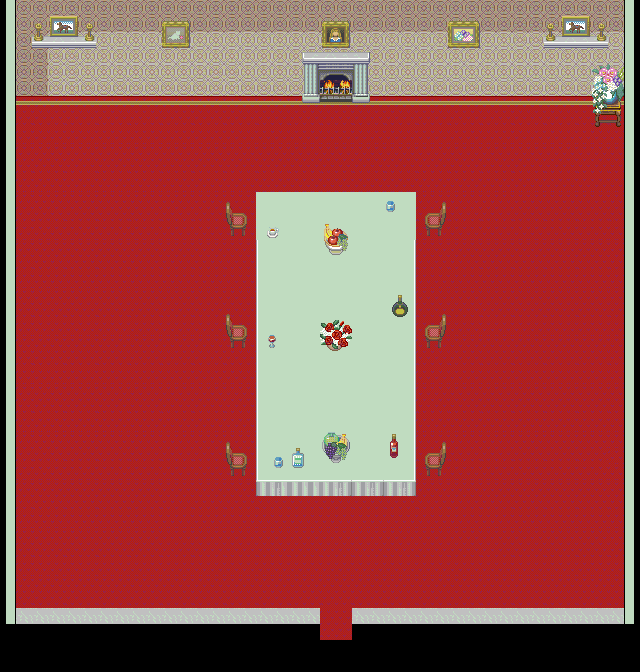

Below is a game level as drawn by its tile map, then a one-line description and the .tmx that defines it (tile-layer data replaced by summaries):
An orthogonal 40x42 tile map with 16x16 px tiles, 5 tile layers (Base, MonoShita, MonoChu, MonoUe, ...), 2 tilesets and 12 objects.

<map version="1.0" orientation="orthogonal" renderorder="right-up" width="40" height="42" tilewidth="16" tileheight="16" backgroundcolor="#000000" nextobjectid="97">
 <tileset firstgid="1" name="ST-MsionR-I01" tilewidth="16" tileheight="16">
  <image source="ST-MsionR-I01.png" trans="007575" width="256" height="1990" />
 </tileset>
 <tileset firstgid="1985" name="youkan" tilewidth="16" tileheight="16">
  <image source="youkan.png" trans="007575" width="480" height="256" />
 </tileset>
 <layer name="Base" width="40" height="42" opacity="0.99">
  <properties>
   <property name="cc_vertexz" value="-14" />
  </properties>
  <data>[1680 cells, 1598 non-empty, 18 distinct tile ids]</data>
 </layer>
 <layer name="MonoShita" width="40" height="42">
  <properties>
   <property name="cc_vertexz" value="-13" />
  </properties>
  <data>[1680 cells, 226 non-empty, 35 distinct tile ids]</data>
 </layer>
 <layer name="MonoChu" width="40" height="42">
  <properties>
   <property name="cc_vertexz" value="-12" />
  </properties>
  <data>[1680 cells, 90 non-empty, 80 distinct tile ids]</data>
 </layer>
 <layer name="MonoUe" width="40" height="42">
  <properties>
   <property name="cc_vertexz" value="-11" />
  </properties>
  <data>[1680 cells, 2 non-empty, 2 distinct tile ids]</data>
 </layer>
 <objectgroup name="collision">
  <object id="11" x="0" y="0" width="16" height="544" />
  <object id="12" x="0" y="544" width="16" height="80" />
  <object id="13" x="16" y="608" width="304" height="16" />
  <object id="14" x="352" y="608" width="288" height="16" />
  <object id="15" x="624" y="112" width="16" height="512" />
  <object id="16" x="592" y="80" width="32" height="48" />
  <object id="20" x="352" y="624" width="32" height="48" />
  <object id="22" x="288" y="624" width="32" height="48" />
  <object id="29" x="256" y="192" width="160" height="304" />
  <object id="64" x="16" y="64" width="304" height="32" />
  <object id="65" x="352" y="64" width="272" height="32" />
  <object id="66" x="320" y="64" width="32" height="32">
   <properties>
    <property name="objID" value="181" />
   </properties>
  </object>
 </objectgroup>
 <layer name="CharaUe1" width="40" height="42">
  <data>[1680 cells, 36 non-empty, 1 distinct tile ids]</data>
 </layer>
</map>
